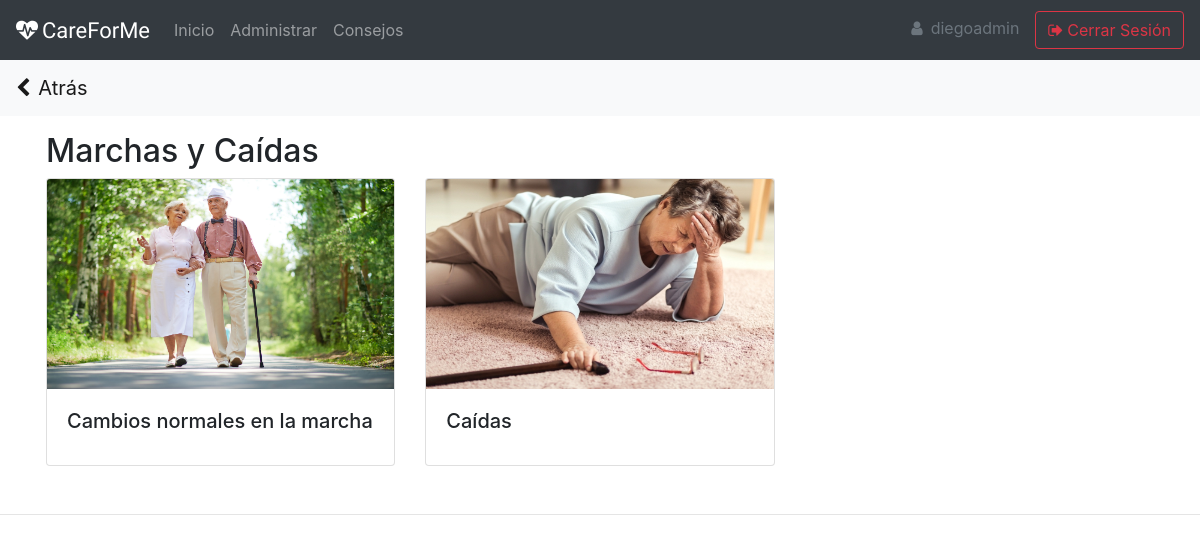
Page /content/consejos/contr1/1/ (signed in) on the earlier database version.
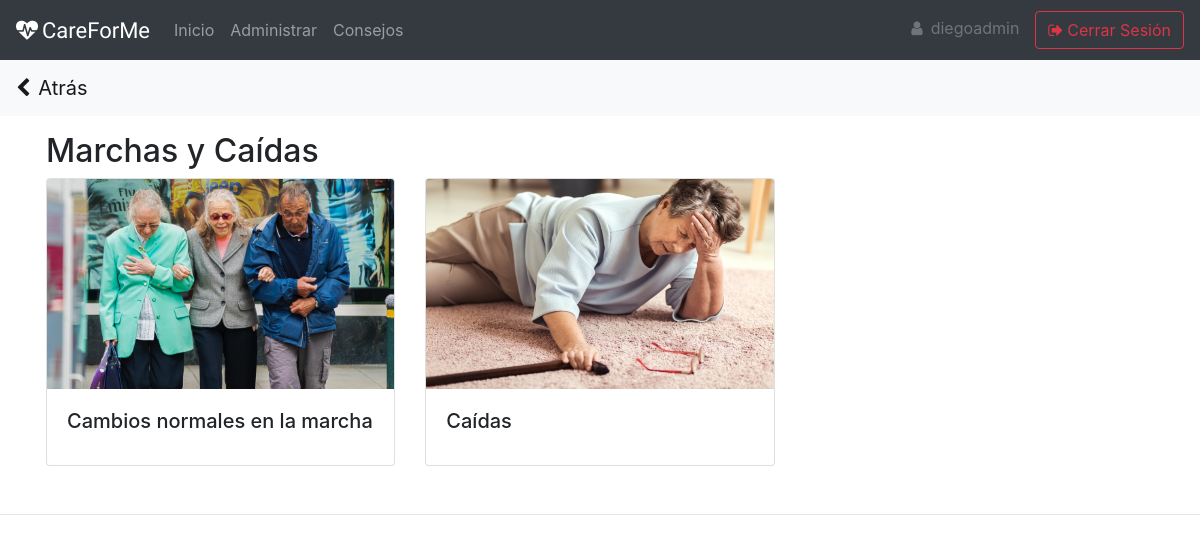
Same page on the later database version.
### content/models.py (models this page shows, shortened)
class Subtopico(models.Model):
    creado_por = models.ForeignKey(settings.AUTH_USER_MODEL, on_delete=models.CASCADE, verbose_name='Creado_por')
    topico = models.ForeignKey(Topico, on_delete=models.CASCADE, verbose_name='Tópico')
    nombre = models.CharField(max_length=50, verbose_name='Nombre')
    imagen = models.ImageField(verbose_name='Imagen', null=True, upload_to="subtopicos")
    fecha_creacion = models.DateTimeField(auto_now_add=True, verbose_name='Fecha de creación')
    class Meta:
        verbose_name = 'Subtópico'
        verbose_name_plural = 'Subtópicos'
        ordering = ['nombre']

### content/views.py (the view, shortened to what this page needs)
# urls.py: path('consejos/contr1/<int:id_topico>/', views.top_controlador, name='top_controlador'),
@login_required
def top_controlador(request, id_topico):
    nombreTopico = Topico.objects.get(id = id_topico) # Link anterior
    subtopicos = Subtopico.objects.filter(topico__id = id_topico)
    if subtopicos:
        return render(request, 'content/subtopicos.html', {'subtopicos': subtopicos, 'nombreAnterior': nombreTopico})

### content/templates/content/subtopicos.html (shortened to what this page needs)
{% extends "core/base.html" %}
{% block content %}
    <h2>{{nombreAnterior.nombre}}</h2>
    <div class="row">
        {% for subtopico in subtopicos %}
            <div class="col-sm-4">
                <div class="card mb-3">
                    <img class="card-img-top" height="210" src="{% if subtopico.imagen %}{{subtopico.imagen.url}}{% endif %}" alt="Card image cap">
                <div class="card-body">
                    <h5 class="card-title">{{subtopico.nombre}}</h5>
                </div>
                </div>
            </div>
        {% endfor %}
    </div>
{% endblock  %}

Differences in the rows shown:
changed Subtopico "Cambios normales en la marcha": imagen: a different picture
